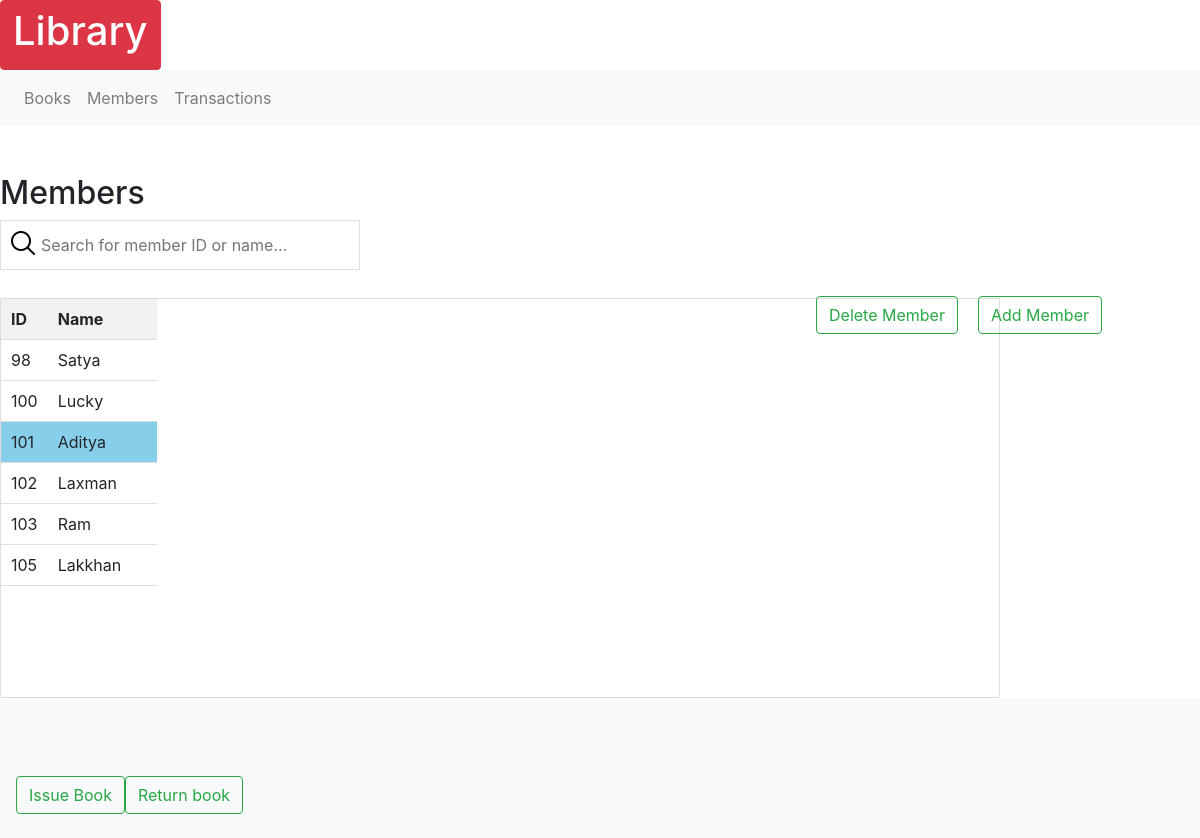
The page /members/4 on the database its author committed.
### models.py (models this page shows, shortened)
class Members(db.Model):
    id_m = db.Column(db.Integer, primary_key=True)
    name_m = db.Column(db.String(255), nullable=False)
    memid_m = db.Column(db.Integer, nullable=False)

### routes.py (the view)
@app.route('/members', methods = ['POST', 'GET'])
@app.route('/members/<b>', methods = ['POST', 'GET'])
def members(b=None):
    members1 = models.Members.query.all()
    todo  = request.args.get('todo', None)
    if todo == 'delete':
        member2 = models.Members.query.get(b)
        if member2:
            db.session.delete(member2)
            db.session.commit()
            flash('Member details deleted successfully!')
            return redirect(url_for('members'))
        flash('Please select a member to delete details.')
        return redirect(url_for('members'))
    else:
        if request.method =="POST":
            print('x')
        else:
            if b==None:
                return render_template('members.html', members1=members1, id=99999)
            else:
                return render_template('members.html', members1=members1, id= b)

### templates/members.html (shortened to what this page needs)
{% extends "base.html" %}
{% block main %}
    <div class="right">
      <h2>Members</h2>
      <form class="search_book" action="#" method="POST">
        <p><input type = "text" id="myInput" onkeyup="myFunction()" placeholder="Search for member ID or name..."/></p>
      </form>
{%set id= id|int%}
                <table id="myTable" >
                    <tr class="header">
                      <th>ID</th>
                      <th width="70%">Name</th>
                    </tr>
                  {% for member in members1 %}
                    {% if member.id_m==id %}
                          <tr class="selected" >
                            <td onclick="location.href='{{ url_for('members', b=member.id_m) }}'">{{ member.memid_m }}</td>
                            <td onclick="location.href='{{ url_for('members', b=member.id_m) }}'">
                              {{ member.name_m }}
                            </td>
                          </tr>
                    {% else %}
                    <tr class="hov"  >
                      <td onclick="location.href='{{ url_for('members', b=member.id_m) }}'">{{ member.memid_m }}</td>
                      <td onclick="location.href='{{ url_for('members', b=member.id_m) }}'">
                        {{ member.name_m }}
                      </td>
                    </tr>
              {% endif %}
                  {% endfor %}
                </table>
              </div>
    <nav class="navbar navbar-light bg-light">
      <form class="form-inline">
        <button class="btn btn-outline-success" id="Add" type="button" onclick="location.href='{{ url_for('members', b=id, todo='delete') }}'">Delete Member</button>
        <button class="btn btn-outline-success" id="Delete" type="button" onclick="location.href='{{ url_for('addme') }}'">Add Member</button>
      </form>
      </nav>
      <nav class="navbar navbar-light bg-light">
      <form class="form-inline">
        <button class="btn btn-outline-success" type="button" onclick="location.href='{{ url_for('isreturn', val='issue', memberid=id) }}'">Issue Book</button>
        <button class="btn btn-outline-success" type="button" onclick="location.href='{{ url_for('isreturn', val='return', memberid=id) }}'">Return book</button>
      </form>
    </nav>
{% endblock %}

### static/style.css (style rules this page uses)
body { margin: 1.5em; font-family: sans-serif; }
#myInput { background-image: url('../static/searchicon.png'); background-position: 7px 7px; background-repeat: no-repeat; width: 30%; font-size: 16px; padding: 12px 20px 12px 40px; border: 1px solid #ddd; margin-bottom: 12px; }
#myTable { overflow: scroll; overflow-y: scroll; height: 25em; display: block; overflow-x: hidden; border-collapse: collapse; width: 1000px; border: 1px solid #ddd; font-size: 16px; }
#myTable th, #myTable td { text-align: left; padding: 10px; }
#myTable tr { border-bottom: 1px solid #ddd; }
#myTable tr.header { background-color: #f1f1f1; }
#Add { position: relative; top: -410px; left: 800px; }
#Delete { position: relative; top: -410px; left: 820px; }
.selected { background-color: skyblue; }

### rows shown on the page
Members: memid_m "98", name_m "Satya"
Members: memid_m "100", name_m "Lucky"
Members: memid_m "101", name_m "Aditya"
Members: memid_m "102", name_m "Laxman"
Members: memid_m "103", name_m "Ram"
Members: memid_m "105", name_m "Lakkhan"
